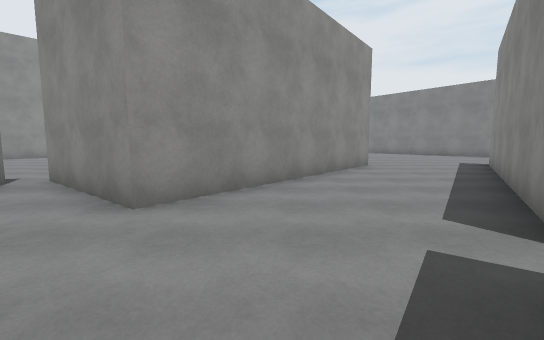
[1] (above)

18 first-person views from a walk through a 3-D level made in the Unity game engine. The camera is 1.4 m above the floor, tilts 6° down and sees 90° across. The floor is counted in squares, 1.8 m on a side. Each view is taken from the middle of a square. On the plan, view 1 faces up. The plan holds only what a view shows up to about 10 squares ahead; the rest is blank. The place goes on beyond the plan. The player character is not drawn. Surface patterns are stand-ins for the level's own textures.

[2]
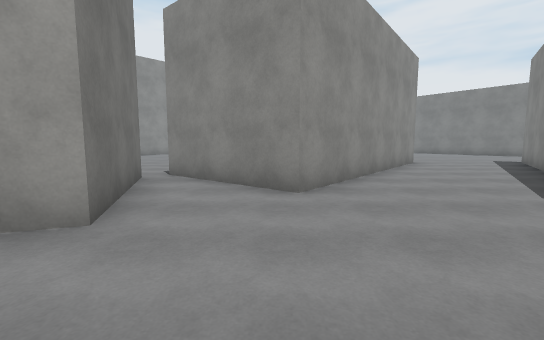

[3]
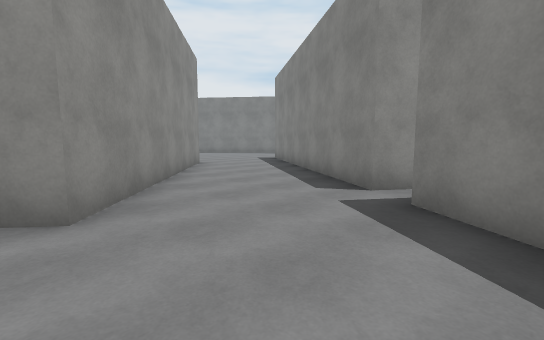

[4]
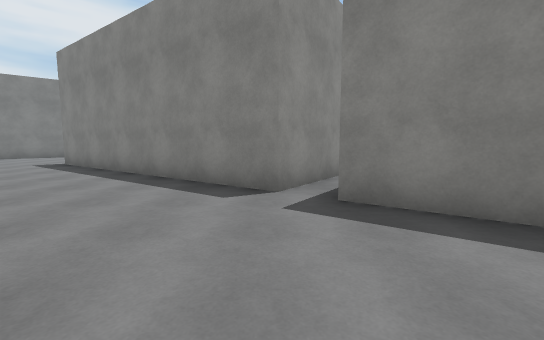

[5]
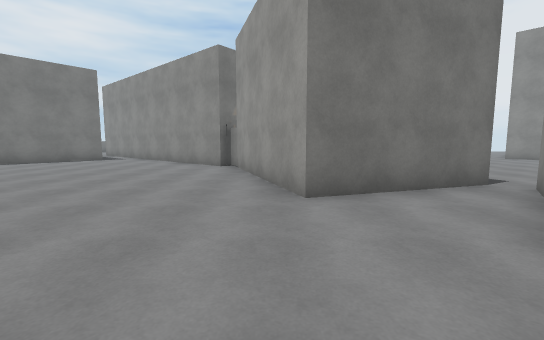

[6]
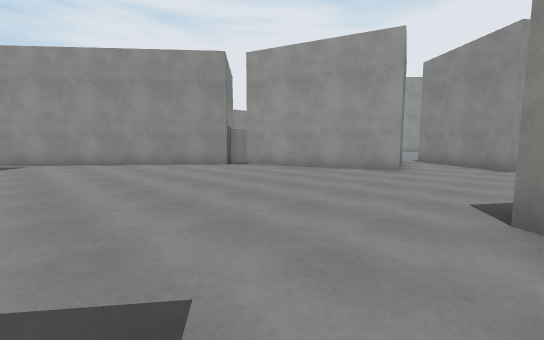

[7]
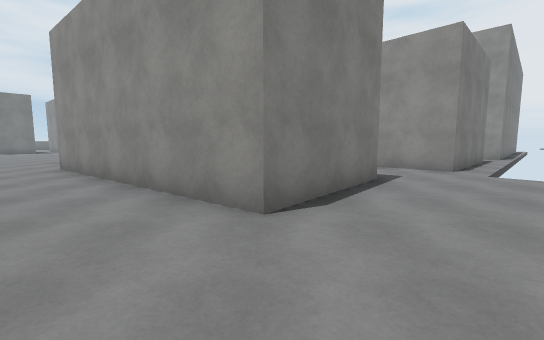

[8]
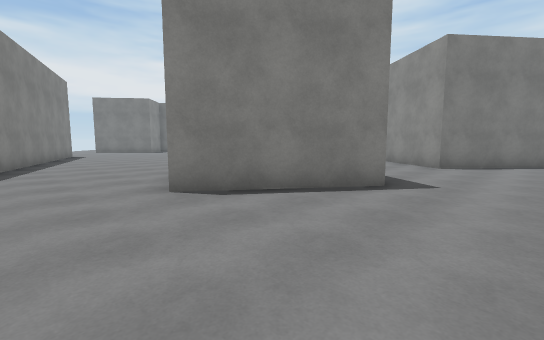

[9]
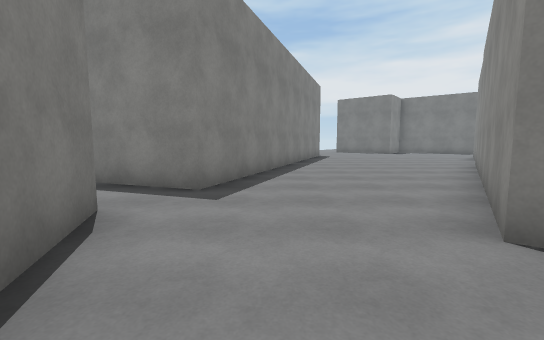

[10]
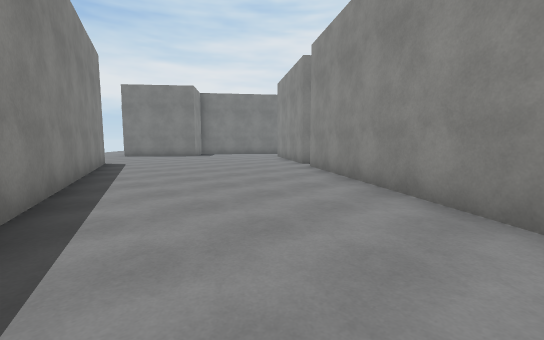

[11]
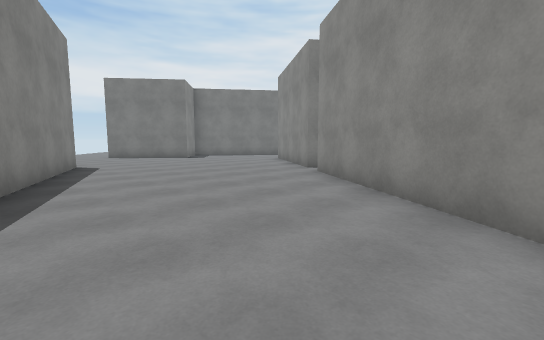

[12]
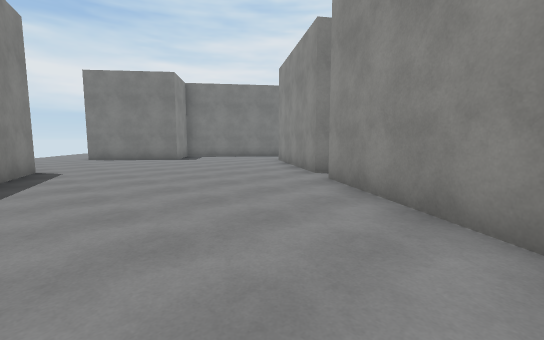

[13]
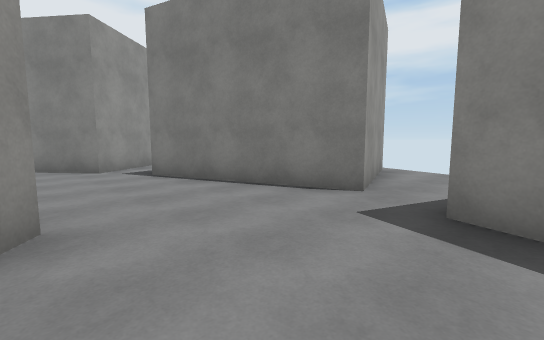

[14]
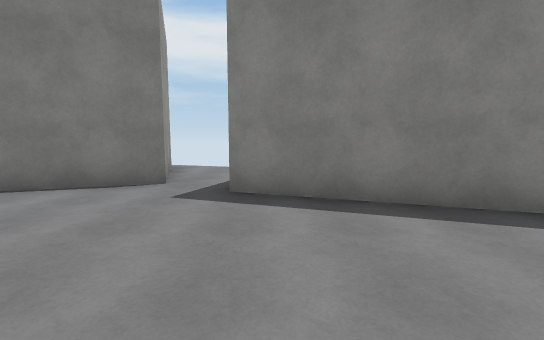

[15]
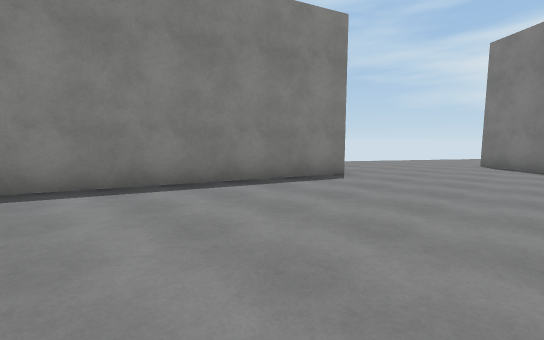

[16]
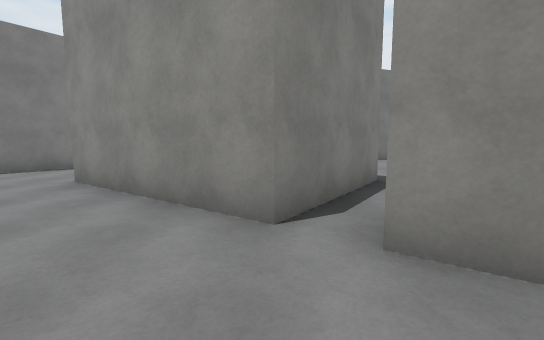

[17]
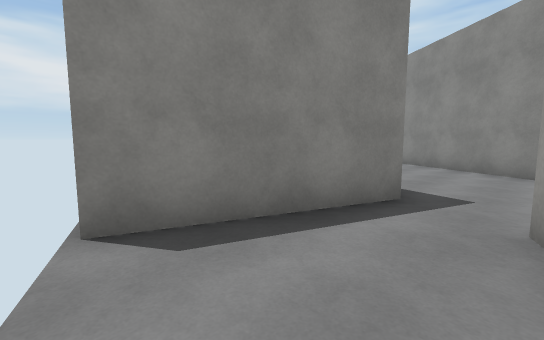

[18]
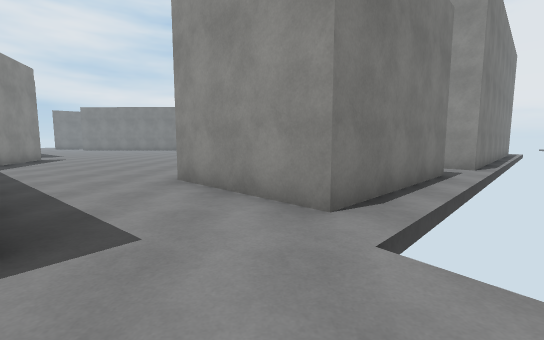

### Floor plan
Points are (right, up) in squares from view 1. A wall is a line through its corners. A room is listed if a view was taken in it or the views show most of it. See-through windows are left out.
Room 1 (views 1, 2, 3, 4, 5, 6)
walls: (0.4, -0.5) (1.6, 1.1); (-8.5, -0.5) (-13.2, -6.1); (-4.9, 5) (-3.7, 1.5) (-8.2, -0.1); (4.2, 0.4) (2.1, 1.9) (6.6, 8.3); (3.2, 8.9) (-1.6, 3.1) (-4.4, 5.3)
ways out: opening at (5, 8) to room 2; opening at (0.5, -5.5) to room 3
Room 2 (views 7, 8, 18)
walls: (6.6, 8.3) (7.2, 9.1) (10.2, 7); (0.3, 11.2) (3.2, 8.9); (12.8, 9.6) (12.5, 10.5); (13.5, 13.1) (11.7, 11.6) (10.6, 13)
ways out: opening at (5, 8) to room 1; opening at (11.7, 8) to room 3; opening at (0, 12.5)
Room 3 (views 9, 10, 11, 12, 13, 14, 15, 16)
walls: (9.4, -5.9) (13.2, 4.7); (1.6, 1.1) (4.5, -1) (1.8, -4.9); (10.2, 7) (5.1, -0.2); (14, 6) (12.8, 9.6)
ways out: opening at (0.5, -5.5) to room 1; opening at (11.7, 8) to room 2; opening at (13, 5) to room 4
Room 4 (view 17)
walls: (17.5, 7.1) (14, 6); (13.2, 4.7) (16.6, 3.4)
ways out: opening at (13, 5) to room 3

Positions as (right, up) in squares from view 1, and headings:
1: (0, 0), facing up
2: (-2, -1), facing up
3: (-2, 0), facing up-right
4: (-2, 2), facing right
5: (0, 1), facing left
6: (-1, -6), facing up-left
7: (6, 9), facing left
8: (12, 11), facing down-left
9: (12, 9), facing down
10: (12, 5), facing down-left
11: (11, 4), facing down-left
12: (10, 3), facing down-left
13: (10, 4), facing up-right
14: (9, 4), facing right
15: (6, 0), facing down-right
16: (7, -1), facing left
17: (17, 6), facing down-left
18: (2, 13), facing left
